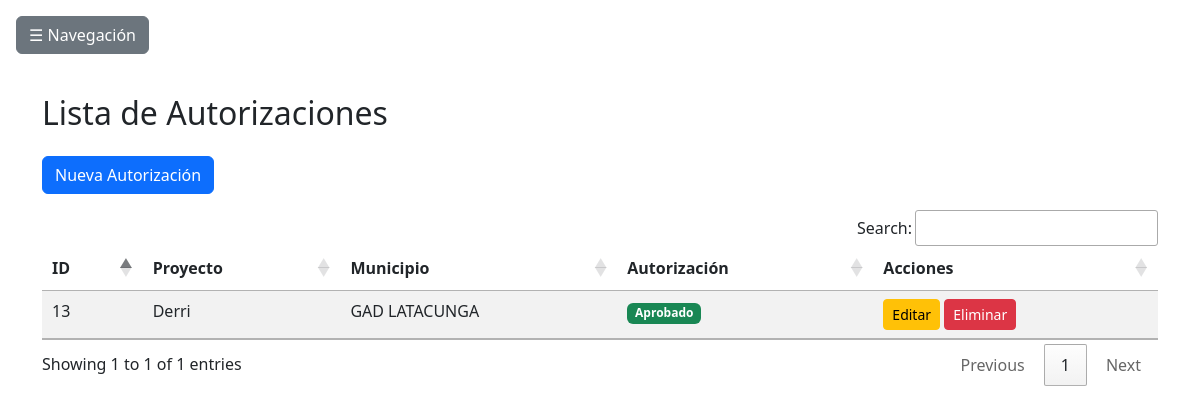
Page /autorizaciones/ on the committed database.
### Aplicaciones/Permisos/models.py (models this page shows, shortened)
class Autorizacion(models.Model):
    AUTORIZACION_ESTADOS = [
        ("aprobado", "Aprobado"),
        ("rechazado", "Rechazado"),
    ]
    proyecto = models.OneToOneField(Proyecto, on_delete=models.CASCADE)
    responsable = models.CharField(
        max_length=100,
        validators=[RegexValidator(regex=r'^[a-zA-Z\s]+$', message="Solo se permiten letras.")]
    )
    email = models.EmailField(validators=[EmailValidator(message="Debe ser un email válido.")])
    autorizacion = models.CharField(max_length=10, choices=AUTORIZACION_ESTADOS)

class Proyecto(models.Model):
    ESTADO_PROYECTO = [
        ("ingresado", "Ingresado"),
        ("aprobado", "Aprobado"),
        ("rechazado", "Rechazado"),
    ]
    TIPO_PROYECTO_CHOICES = [
        ("casa_pequena_1p", "Casa pequeña de una planta"),
        ("casa_mediana_1p", "Casa mediana de una planta"),
        ("casa_grande_1p", "Casa grande de una planta"),
        ("casa_pequena_2p", "Casa pequeña de 2 plantas"),
        ("casa_mediana_2p", "Casa mediana de 2 plantas"),
        ("casa_grande_2p", "Casa grande de 2 plantas"),
        ("casa_3p", "Casa de 3 plantas"),
        ("casa_mas_3p", "Casa de +3 plantas"),
        ("local_pequeno_1p", "Local pequeño de 1 planta"),
        ("local_mediano_1p", "Local mediano de 1 planta"),
        ("local_grande_1p", "Local grande de 1 planta"),
        ("local_mediano_2p", "Local mediano de 2 plantas"),
        ("local_grande_2p", "Local grande de 2 plantas"),
        ("local_3p", "Local de 3 plantas"),
        ("local_mas_3p", "Local de +3 plantas"),
        ("zona_recreativa", "Zona recreativa"),
        ("centro_comercial", "Centro comercial"),
        ("gasolinera", "Gasolinera"),
        ("condominio", "Condominio"),
        ("edificio_estado", "Edificio del estado"),
        ("espacios_salud", "Espacios de salud"),
    ]
    nombre = models.CharField(
        max_length=100,
        validators=[RegexValidator(regex=r'^[a-zA-Z0-9\s]+$', message="Solo se permiten letras y números.")]
    )
    descripcion = models.TextField(max_length=1000)
    municipio = models.ForeignKey("Municipio", on_delete=models.CASCADE)
    tipo_proyecto = models.CharField(max_length=50, choices=TIPO_PROYECTO_CHOICES)
    area_verde = models.BooleanField(default=False)
    servicios_basicos = models.BooleanField(default=False)
    facil_acceso = models.BooleanField(default=False)
    estado = models.CharField(max_length=10, choices=ESTADO_PROYECTO, default="ingresado")
    responsable = models.CharField(
        max_length=100,
        validators=[RegexValidator(regex=r'^[a-zA-Z\s]+$', message="Solo se permiten letras.")]
    )
    email = models.EmailField(validators=[EmailValidator(message="Debe ser un email válido.")])
    plano = models.ImageField(upload_to='planos', null=True, blank=True)  # 🖼️ Nuevo campo para subir imágenes

class Municipio(models.Model):
    nombre = models.CharField(max_length=100, unique=True)
    zonas = models.IntegerField()  # Número entero entre 3 y 100

### Aplicaciones/Permisos/views.py (the view)
# urls.py: path('autorizaciones/', views.listar_autorizaciones, name='listar_autorizaciones'),
def listar_autorizaciones(request):
    autorizaciones = Autorizacion.objects.all()
    return render(request, 'autorizaciones/listar.html', {'autorizaciones': autorizaciones})

### Aplicaciones/Permisos/templates/autorizaciones/listar.html (shortened to what this page needs)
{% extends "base.html" %}
{% block content %}
<div class="d-flex justify-content-between align-items-center mb-3">
    <h2>Lista de Autorizaciones</h2>
</div>
<div class="d-flex justify-content-between align-items-center mb-3">
    <a href="{% url 'crear_autorizacion' %}" class="btn btn-primary">Nueva Autorización</a>
</div>
<table class="table table-striped datatable">
    <thead class="thead-dark">
        <tr>
            <th>ID</th>
            <th>Proyecto</th>
            <th>Municipio</th>
            <th>Autorización</th>
            <th>Acciones</th>
        </tr>
    </thead>
    <tbody>
        {% for autorizacion in autorizaciones %}
        <tr>
            <td>{{ autorizacion.id }}</td>
            <td>{{ autorizacion.proyecto.nombre }}</td>
            <td>{{ autorizacion.proyecto.municipio.nombre }}</td>
            <td>
                <span class="badge bg-{% if autorizacion.autorizacion == 'aprobado' %}success{% else %}danger{% endif %}">
                    {{ autorizacion.get_autorizacion_display }}
                </span>
            </td>
            <td>
                <a href="{% url 'editar_autorizacion' autorizacion.id %}" class="btn btn-warning btn-sm">Editar</a>
                <a href="{% url 'eliminar_autorizacion' autorizacion.id %}" class="btn btn-danger btn-sm">Eliminar</a>
            </td>
        </tr>
        {% empty %}
        <tr><td colspan="5" class="text-center">No hay autorizaciones registradas.</td></tr>
        {% endfor %}
    </tbody>
</table>
{% endblock %}

### Aplicaciones/Permisos/templates/base.html (style rules this page uses)
body { overflow-x: hidden; }

### rows in the picture
Autorizacion: id "13", proyecto.nombre "Derri", proyecto.municipio.nombre "GAD LATACUNGA", autorizacion "Aprobado"
